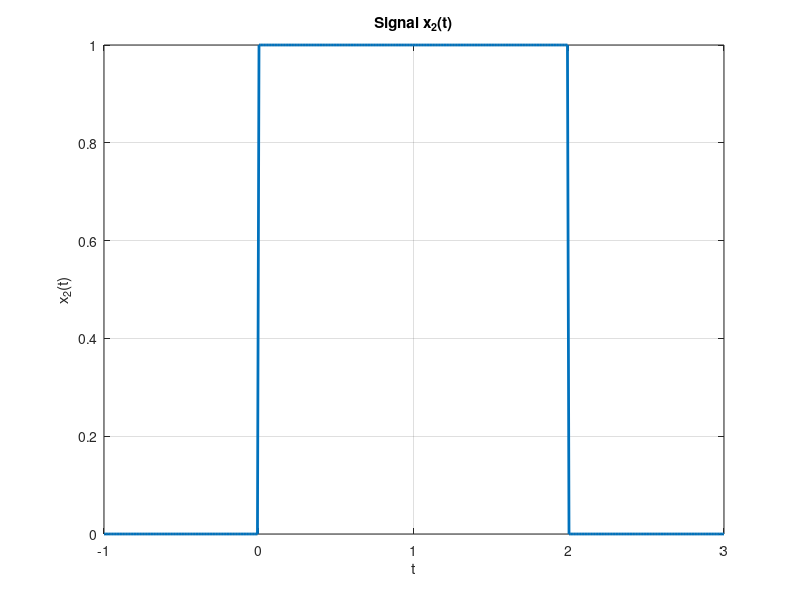

MATLAB code to generate this figure:
% Time vector
t = -1:0.01:3;

% Define x2(t) using step functions
x2 = (t >= 0) - (t >= 2);

% Plot x2(t)
figure;
plot(t, x2, 'LineWidth', 2);
xlabel('t');
ylabel('x_2(t)');
title('Signal x_2(t)');
grid on;
